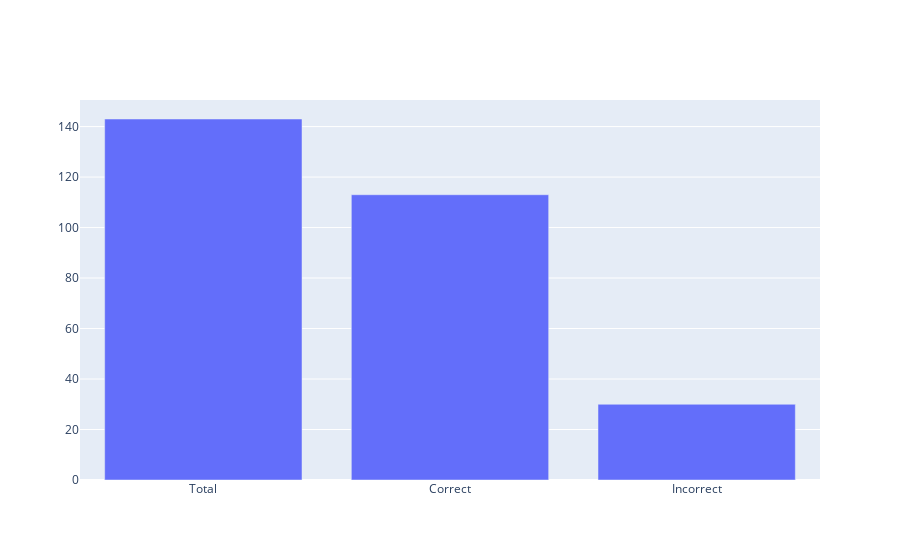

Source (notebook cell):
### Code cell
# add in graphics -
total  = len(BERT_sim)
correct = BERT_sim.count('0')
incorrect =BERT_sim.count('1')
data1 = [total, correct, incorrect]
        

risk=['Total','Correct', 'Incorrect']
fig = go.Figure(data=[go.Bar(name='BERT Model data', x=risk, y=data1)])

# Change the bar mode
fig.update_layout(barmode='group')
print('Full BERT Model Data Distribution')
fig.show()

### Figure 1 — Plotly figure (JSON) as saved in the notebook; plotly's stock layout.template omitted (floating-point values rounded to 4 significant figures)
{"data": [{"name": "BERT Model data", "type": "bar", "x": ["Total", "Correct", "Incorrect"], "y": [143, 113, 30]}], "layout": {"barmode": "group"}}
